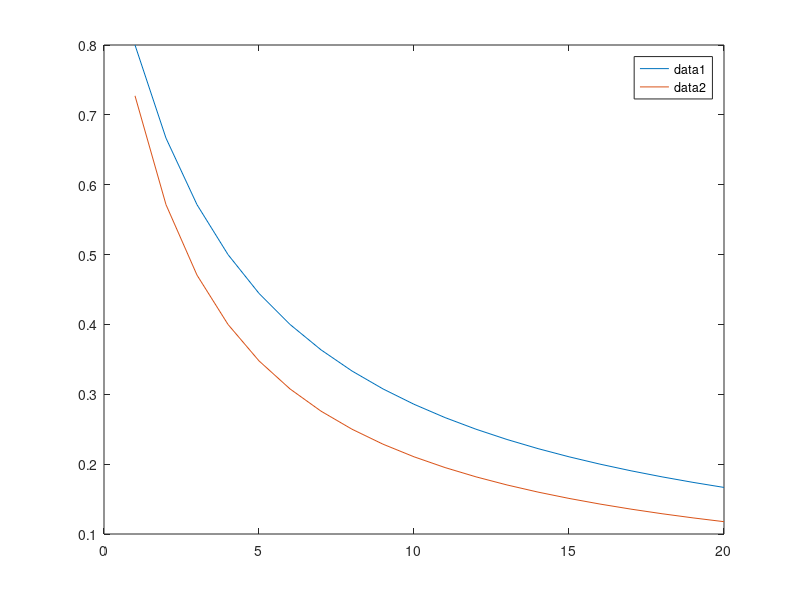
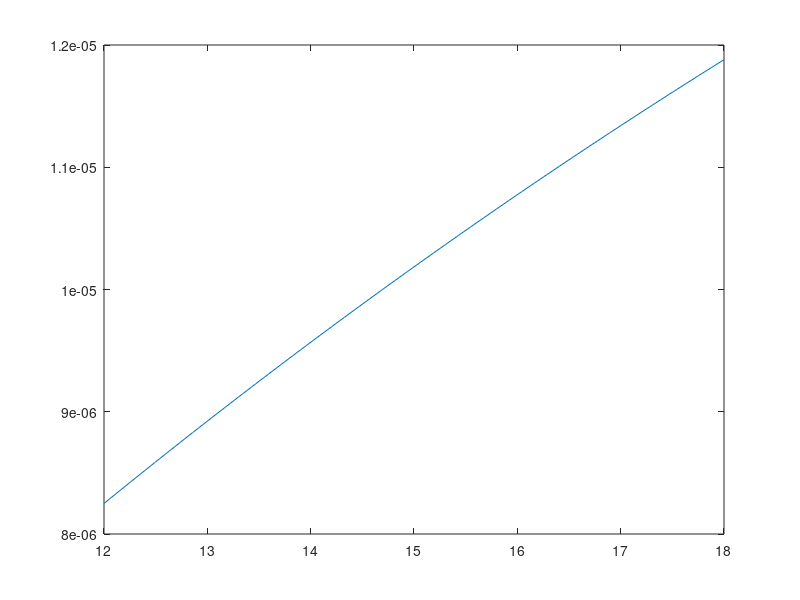
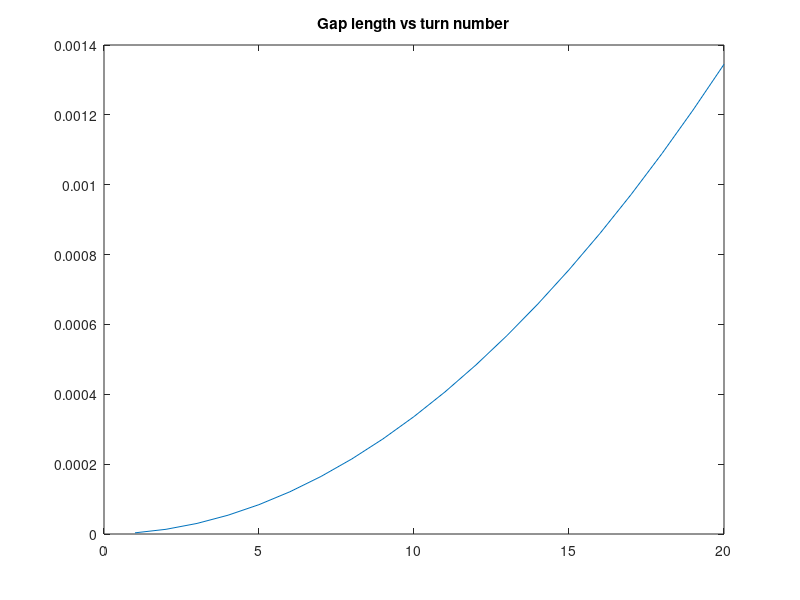
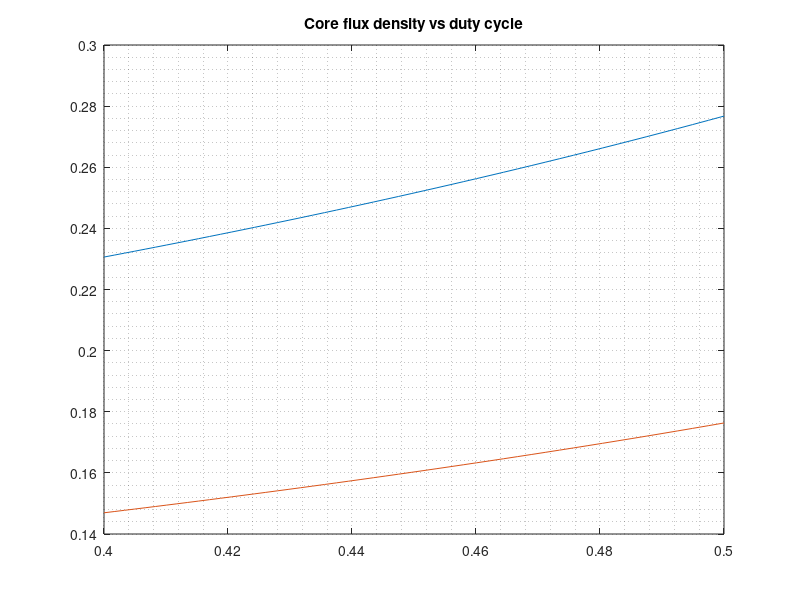

Recreate these plots in MATLAB, in order.
close all
clear 
%%
% Specify project requirements

Vimax = 18;
Vimin = 12;
Vo = 48;
Po = 48;

% Choose an estimated efficiency
eff_est = 0.88;
% Choose transformer current ripple ratio
ripple_ratio = 0.40;

%% Duty Range vs Turns Ratio
% We observe the effect of turns ratio on the duty range of our converter
% given the input and output voltage range

% We sweep N2/N1 between 1 and 20
N = linspace(1,20,20);

Dmax_vec = zeros(1,20);
Dmin_vec = zeros(1,20);

% Calculate min and max duty values for all N values
for i=1:20
    d1 = ((1/N(i)) * (Vo/Vimin))./(1+(1/N(i)) * (Vo/Vimin));
    d2 = ((1/N(i)) * (Vo/Vimax))./(1+(1/N(i)) * (Vo/Vimax));
    dmax = max(d1,d2);
    dmin = min(d1,d2);
    Dmax_vec(i) = dmax;
    Dmin_vec(i) = dmin;
end

figure;
plot(N,Dmax_vec);
hold on
plot(N,Dmin_vec);
hold on
legend
hold off

%% Determine Lm
clear dmin dmax Dmin_vec Dmax_vec d1 d2 i N
Vin_vec = linspace(12, 18, 50);

% Choose max duty as 0.5, calculate N
Dmax = 0.5;
N = (Vo/Vimin)*(1-Dmax)/Dmax; % N2/N1 = 4
% Duty range is between 0.4 & 0.5
D_vec = (Vo./(Vin_vec*N))./(1+Vo./(Vin_vec*N));

% Choose switching frequency
fs = 2e5; % 200kHz

% Determine the transformer current ripple
Pin = Po/eff_est;
I_in_avg = Pin./Vin_vec;
I_Lm_avg = I_in_avg./D_vec;
Delta_I_Lm_vec = I_Lm_avg.*ripple_ratio;

Lmvec = zeros(1,50);

% Find required Lm for different input voltages
for i=1:50
    Lmvec(i) = (Vin_vec(i)*D_vec(i))/(fs*Delta_I_Lm_vec(i));
end

figure;
plot(Vin_vec, Lmvec);

% Choose Lm as 12uH to satisfy ripple ratio requirement for all inputs
Lm = 12e-6;

%% Choose Gap Length and Turn Number
% https://www.ferroxcube.com/upload/media/product/file/Pr_ds/E30_15_7.pdf

% Permeability of air
mu0 = 4*pi*1e-7;

% Define core parameters
A = 30.80e-3;
B = 19.50e-3;
C = 7.20e-3;
F = 7.30e-3;
E = 9.3e-3;

% Calculate areas from core parameters
Asmall = F*(A-B)/2;
Alarge = C*F;

% Sweep primary turn numbers and calculate other parameters
turns_pri_vec = linspace(1, 20, 20);
reluctance_vec = (turns_pri_vec.^2)./Lm;
gap_interval_vec = reluctance_vec.*(2*mu0*Asmall*Alarge)./(Alarge+2*Asmall);

fig = figure;
plot(turns_pri_vec, gap_interval_vec)
title("Gap length vs turn number")
figure;
plot(turns_pri_vec, reluctance_vec)
grid on

%exportgraphics(fig, "deneme.pdf")

% Choose a gap value (A4 width = 0.1mm), corresponds to 9 turns
reluctance = 6750000 ;
gap = 0.2723e-3;
N_pri = 9;


%% Determine Cable Length and Type

% Set cable diameters:

primary_parallel = 1; % how many parallel cables there are 
primary_cable_diameter = 1.4e-3;
primary_cable_count = N_pri*primary_parallel;

secondary_parallel = 1; % how many parallel cables there are 
secondary_cable_diameter = 0.9e-3;
secondary_cable_count = N_pri*N*secondary_parallel;

total_cable_area = pi*(primary_cable_diameter/2)^2*primary_cable_count +  pi*(secondary_cable_diameter/2)^2*secondary_cable_count;

window_area = ((B-C)/2)*2*E;
fill_factor_litz = total_cable_area/window_area;


%% AWG
resistivity = 1.68e-8;
skin_depth = sqrt(resistivity/(pi*fs*mu0*1)) ; % in meters

strand_radius = pi*skin_depth^2*1e6 ; % 0.0668 mm^2 nearly 29 AWG

risk_factor = 0.5;
strand_pri = max(I_in_avg)/(0.182*risk_factor); % 29 AWG current rating 0.182 A
strand_sec = (Po/Vo)/(0.182*risk_factor) ; % 29 AWG current rating 0.182 A

%% Determine Cable Length and Type

% Set cable diameters:

primary_parallel = strand_pri; % how many parallel cables there are 
primary_cable_diameter =  0.28702e-3;
primary_cable_count = N_pri*primary_parallel;

secondary_parallel = strand_sec; % how many parallel cables there are 
secondary_cable_diameter = 0.28702e-3;
secondary_cable_count = N_pri*N*secondary_parallel;

total_cable_area = pi*(primary_cable_diameter/2)^2*primary_cable_count +  pi*(secondary_cable_diameter/2)^2*secondary_cable_count;

window_area = ((B-C)/2)*2*E;
fill_factor_awg = total_cable_area/window_area;

%% Determine Max B
I_pri_peak = I_Lm_avg+I_Lm_avg.*ripple_ratio./2;
Phi = (N_pri.*(I_pri_peak))./reluctance;
B_field = (Phi)./((A-B)*F);
B_field_2 = (Phi)./(C*F);


plot(D_vec, B_field_2)
title("Core flux density vs duty cycle")
hold on
plot(D_vec,B_field)
grid minor
